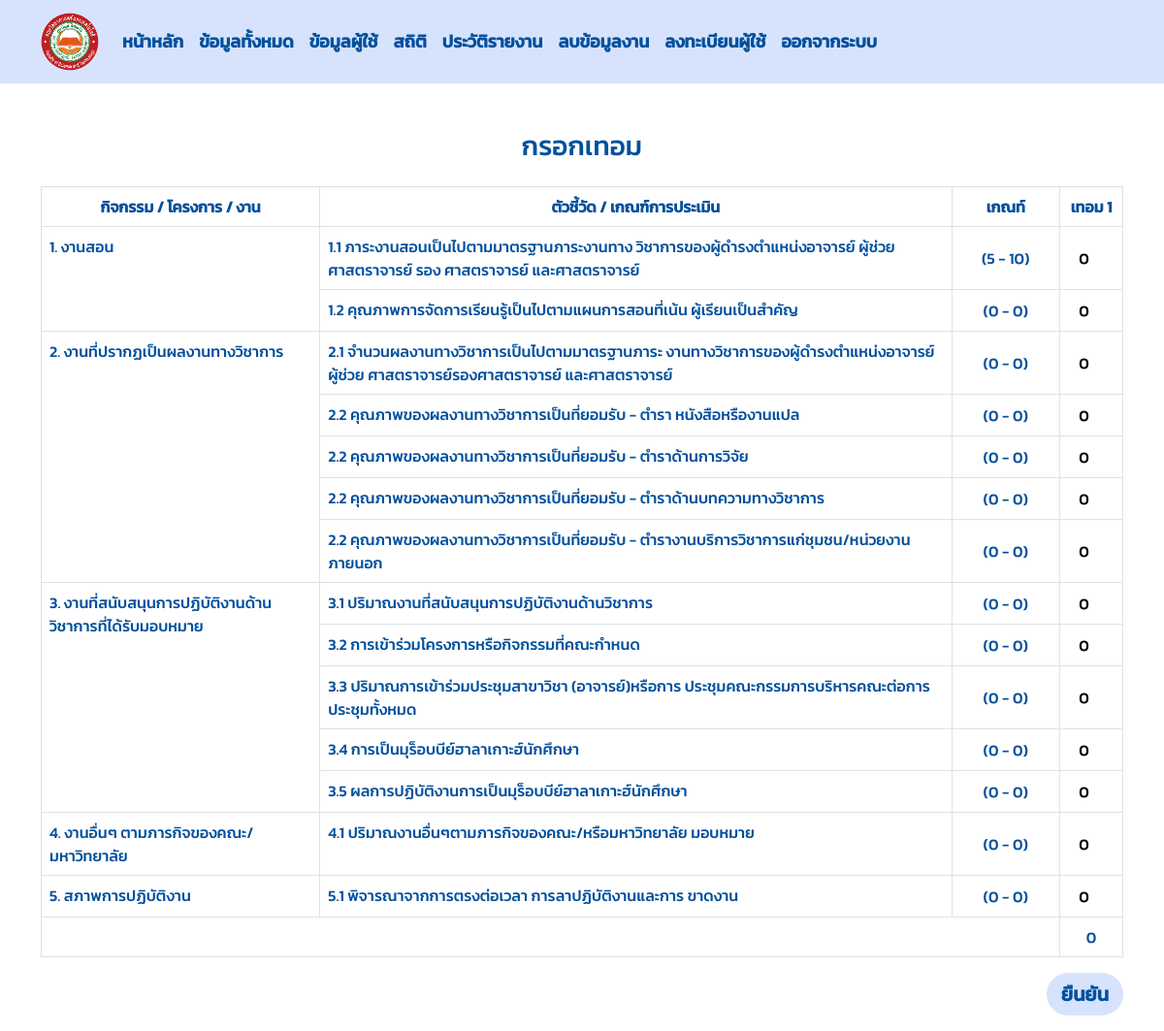
Before: /formreportuser/ (signed in) with the older database file.
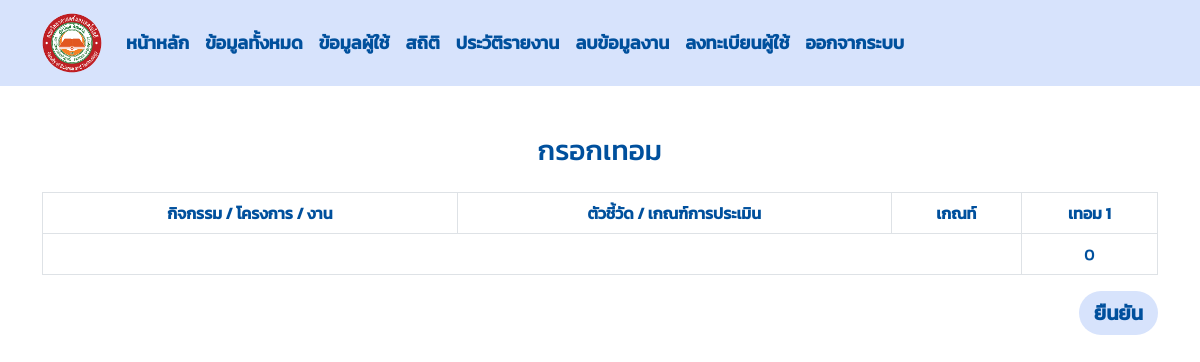
After: the same page with the newer database file.
### managesystem/models.py (models this page shows, shortened)
class Setunit(models.Model):
    name = models.ForeignKey(Work,on_delete=models.CASCADE) ### ตำแหน่ง
    minunit = models.PositiveIntegerField(default=0) ### ค่าน้ำหนักตำ
    maxunit = models.PositiveIntegerField(default=0) ### สูง
    POSITION_CHOICES = [
        ('Dean', 'Dean'),
        ('Lecturer', 'Lecturer'),
        ('Researcher', 'Researcher'),
    ]
    position = models.CharField(max_length=50, choices=POSITION_CHOICES)
    class Meta:
        verbose_name_plural = "กำหนดคะแนนประเมิณ"

class Work(models.Model):
    name = models.CharField(max_length=100) ### col for กิจกรรม
    description = models.TextField() ### col for ตัวชี่วัด
    class Meta:
        verbose_name_plural = "งาน"

### managesystem/views.py (the view)
    def wrapper(request, *args, **kwargs):
        if not request.user.is_authenticated:
            messages.info(request, "กรุณาเข้าสู่ระบบ")  # Custom message
            return redirect('login')  # Redirect to login URL
        return function(request, *args, **kwargs)

### managesystem/views.py (called while the page is built, shortened)
def custom_login_required(function):
    def wrapper(request, *args, **kwargs):
        if not request.user.is_authenticated:
            messages.info(request, "กรุณาเข้าสู่ระบบ")  # Custom message
            return redirect('login')  # Redirect to login URL
        return function(request, *args, **kwargs)
    return wrapper

@custom_login_required
def formreportuser_view(request):
    employee = Employee.objects.get(username=request.user)
    results = Result.objects.filter(employee=employee)
    works = []
    total = 0
    result = 0
    if results:
        works = Result.objects.filter(employee=employee)
        grouped_works = {key: list(group) for key, group in itertools.groupby(works, key=lambda x: x.work.name.name)}
    else:
        works = Setunit.objects.filter(position=employee.position)
        grouped_works = {key: list(group) for key, group in itertools.groupby(works, key=lambda x: x.name.name)}
    context = {
        'grouped_works': grouped_works,
        'employee': employee
    }
    return render(request, 'formreportuser.html', context)

### templates/formreportuser.html (shortened to what the changed rows need)
{% include "navbar.html" %}
<!DOCTYPE html>
<html lang="en">
<head>
     {% load static %}
    <link rel="stylesheet" href="{% static 'css/formreport.css' %}">
    <link rel="stylesheet" href="{% static 'css/fonts.css' %}">
</head>
<body>
    <div class="container mt-5">
        <div class="table-responsive">
            <form action="" method="POST">
                <table id="workdata-table" class="table table-bordered">
                    <thead class="thead-dark">
                        <tr class="text-center">
                            <th data-filter="true" data-filter-type="select">กิจกรรม / โครงการ / งาน</th>
                            <th data-filter="true" data-filter-type="select">ตัวชี้วัด / เกณฑ์การประเมิน</th>
                            <th data-filter="true" data-filter-type="select">เกณท์</th>
                            <th data-filter="true" data-filter-type="select">เทอม 1</th>
                        </tr>
                    </thead>
                    <tbody>
                        {% for group_name, group_works in grouped_works.items %}
                        <tr>
                            <td rowspan="{{ group_works|length }}">{{ group_name }}</td>
                                {% if group_works.0.work.name %}
                                <td name="{{group_works.0.work.name.id}}">{{ group_works.0.work.name.description }}</td>
                                {% else %}
                                <td name="{{group_works.0.name.id}}">{{ group_works.0.name.description }}</td>
                                {% endif %}
                            <td class="text-center align-middle" style="width: 10%;">{%if group_works.0.work.name %}
                                ({{group_works.0.work.minunit}} - {{group_works.0.work.maxunit}})
                                {% else %}
                                ({{group_works.0.minunit}} - {{group_works.0.maxunit}})
                                {% endif %}
                            </td>
                            <td class="align-middle">
                                <input class="text-center"
                                type="number"
                                min="{%if group_works.0.work.name %}{{group_works.0.work.minunit}}{% else %}{{group_works.0.minunit}}{% endif %}"
                                max="{%if group_works.0.work.name %}{{group_works.0.work.maxunit}}{% else %}{{group_works.0.maxunit}}{% endif %}"
                                value="{% if group_works.0.term1 > 0 %}{{ group_works.0.term1 }}{% else %}0{% endif %}"
                                name="{% if group_works.0.work.employee %}term1_{{ group_works.0.work.id }}{% else %}term1_{{ group_works.0.id }}{% endif %}">
                            </td>
                        </tr>
                            {% for work in group_works|slice:"1:" %}
                                    <tr>
                                        {% if work.work.name %}
                                        <td>{{ work.work.name.description }}</td>
                                            {% else %}
                                            <td>{{ work.name.description }}</td>
                                            {% endif %}
                                            <td class="text-center align-middle" style="width: 10%;">
                                                {% if work.work.name %}
                                                ({{work.work.minunit}} - {{work.work.maxunit}})
                                                {% else %}
                                                ({{work.minunit}} - {{work.maxunit}})
                                                {% endif %}
                                            </td>
                                        <td  class="align-middle">
                                            <input class="text-center"
                                            type="number"
                                            min="{% if work.work.name %}{{work.work.minunit}}{% else %}{{work.minunit}}{% endif %}"
                                            max="{% if work.work.name %}{{work.work.maxunit}}{% else %}{{work.maxunit}}{% endif %}"
                                            value="{% if work.term1 > 0 %}{{ work.term1 }}{% else %}0{% endif %}"
                                            name="{% if work.work.employee %}term1_{{work.name.id}}{% else %}term1_{{work.id}}{% endif %}">
                                        </td>
                                    </tr>
                                    {% endfor %}
                                    {% endfor %}
                            </tbody>
                        </table>
                </form>
        </div>
</body>
</html>

Changed rows visible on the page:
removed Setunit: name "1. งานสอน", name.description "1.1 ภาระงานสอนเป็นไปตามมาตรฐานภาระงานทาง วิชาการของผู้ดำรงตำแหน่งอาจารย์ ผู้ช่วยศาสตราจารย์ รอง ศาสตราจารย์ และศาสตราจารย์", minunit "5", maxunit "10", shown under "กรอกเทอม"
removed Setunit: name.description "1.2 คุณภาพการจัดการเรียนรู้เป็นไปตามแผนการสอนที่เน้น ผู้เรียนเป็นสำคัญ", minunit "0", maxunit "0", shown under "1. งานสอน"
removed Setunit: name "2. งานที่ปรากฏเป็นผลงานทางวิชาการ", name.description "2.1 จำนวนผลงานทางวิชาการเป็นไปตามมาตรฐานภาระ งานทางวิชาการของผู้ดำรงตำแหน่งอาจารย์ ผู้ช่วย ศาสตราจารย์รองศาสตราจารย์ และศาสตราจารย์", minunit "0", maxunit "0", minunit+maxunit "0", shown under "กรอกเทอม"
removed Setunit: name.description "2.2 คุณภาพของผลงานทางวิชาการเป็นที่ยอมรับ - ตำรา หนังสือหรืองานแปล", minunit "0", maxunit "0", shown under "2. งานที่ปรากฏเป็นผลงานทางวิชาการ"
removed Setunit: name.description "2.2 คุณภาพของผลงานทางวิชาการเป็นที่ยอมรับ - ตำราด้านการวิจัย", minunit "0", maxunit "0", shown under "2. งานที่ปรากฏเป็นผลงานทางวิชาการ"
removed Setunit: name.description "2.2 คุณภาพของผลงานทางวิชาการเป็นที่ยอมรับ - ตำราด้านบทความทางวิชาการ", minunit "0", maxunit "0", shown under "2. งานที่ปรากฏเป็นผลงานทางวิชาการ"
removed Setunit: name.description "2.2 คุณภาพของผลงานทางวิชาการเป็นที่ยอมรับ - ตำรางานบริการวิชาการแก่ชุมชน/หน่วยงานภายนอก", minunit "0", maxunit "0", shown under "2. งานที่ปรากฏเป็นผลงานทางวิชาการ"
removed Setunit: name "3. งานที่สนับสนุนการปฏิบัติงานด้าน วิชาการที่ได้รับมอบหมาย", name.description "3.1 ปริมาณงานที่สนับสนุนการปฏิบัติงานด้านวิชาการ", minunit "0", maxunit "0", minunit+maxunit "0", shown under "กรอกเทอม"
removed Setunit: name.description "3.2 การเข้าร่วมโครงการหรือกิจกรรมที่คณะกำหนด", minunit "0", maxunit "0", shown under "3. งานที่สนับสนุนการปฏิบัติงานด้าน วิชาการที่ได้รับมอบหมาย"
removed Setunit: name.description "3.3 ปริมาณการเข้าร่วมประชุมสาขาวิชา (อาจารย์)หรือการ ประชุมคณะกรรมการบริหารคณะต่อการประชุมทั้งหมด", minunit "0", maxunit "0", shown under "3. งานที่สนับสนุนการปฏิบัติงานด้าน วิชาการที่ได้รับมอบหมาย"
removed Setunit: name.description "3.4 การเป็นมุร็อบบีย์ฮาลาเกาะฮ์นักศึกษา", minunit "0", maxunit "0", shown under "3. งานที่สนับสนุนการปฏิบัติงานด้าน วิชาการที่ได้รับมอบหมาย"
removed Setunit: name.description "3.5 ผลการปฏิบัติงานการเป็นมุร็อบบีย์ฮาลาเกาะฮ์นักศึกษา", minunit "0", maxunit "0", shown under "3. งานที่สนับสนุนการปฏิบัติงานด้าน วิชาการที่ได้รับมอบหมาย"
removed Setunit: name "4. งานอื่นๆ ตามภารกิจของคณะ/ มหาวิทยาลัย", name.description "4.1 ปริมาณงานอื่นๆตามภารกิจของคณะ/หรือมหาวิทยาลัย มอบหมาย", minunit "0", maxunit "0", minunit+maxunit "0", shown under "กรอกเทอม"
removed Setunit: name "5. สภาพการปฏิบัติงาน", name.description "5.1 พิจารณาจากการตรงต่อเวลา การลาปฏิบัติงานและการ ขาดงาน", minunit "0", maxunit "0", minunit+maxunit "0", shown under "กรอกเทอม"
